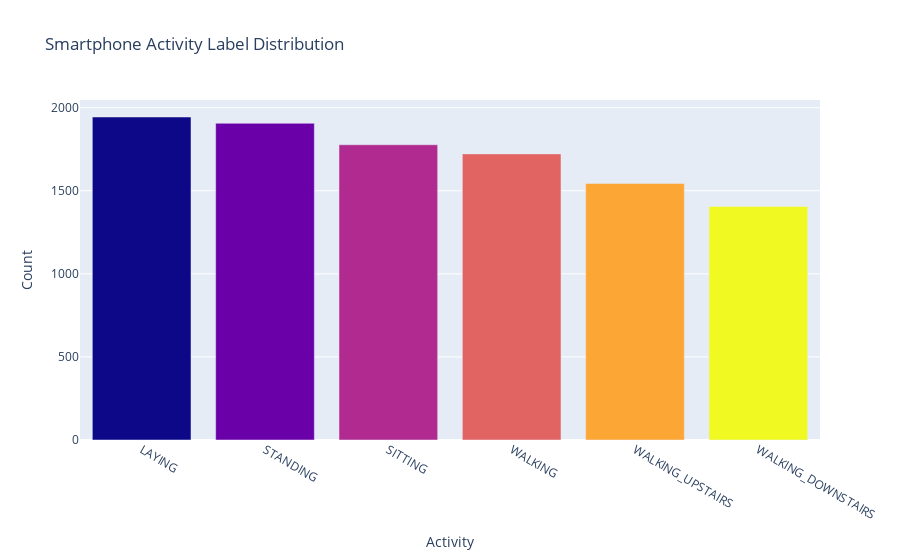

Notebook source saved alongside this figure:
### Code cell
## Label Distribution ##
# Plotting data
label_counts = label.value_counts()

# Get colors
n = label_counts.shape[0]
colormap = get_cmap('plasma')
colors = [rgb2hex(colormap(col)) for col in np.arange(0, 1.01, 1/(n-1))]

# Create plot
data = go.Bar(x = label_counts.index,
              y = label_counts,
              marker = dict(color = colors))

layout = go.Layout(title = 'Smartphone Activity Label Distribution',
                   xaxis = dict(title = 'Activity'),
                   yaxis = dict(title = 'Count'))

fig = go.Figure(data=[data], layout=layout)
iplot(fig)

### Figure 1 — Plotly figure (JSON) as saved in the notebook; plotly's stock layout.template omitted (floating-point values rounded to 4 significant figures)
{"data": [{"marker": {"color": ["#0d0887", "#6a00a8", "#b12a90", "#e16462", "#fca636", "#f0f921"]}, "type": "bar", "x": ["LAYING", "STANDING", "SITTING", "WALKING", "WALKING_UPSTAIRS", "WALKING_DOWNSTAIRS"], "y": [1944, 1906, 1777, 1722, 1544, 1406]}], "layout": {"title": {"text": "Smartphone Activity Label Distribution"}, "xaxis": {"title": {"text": "Activity"}}, "yaxis": {"title": {"text": "Count"}}}}
